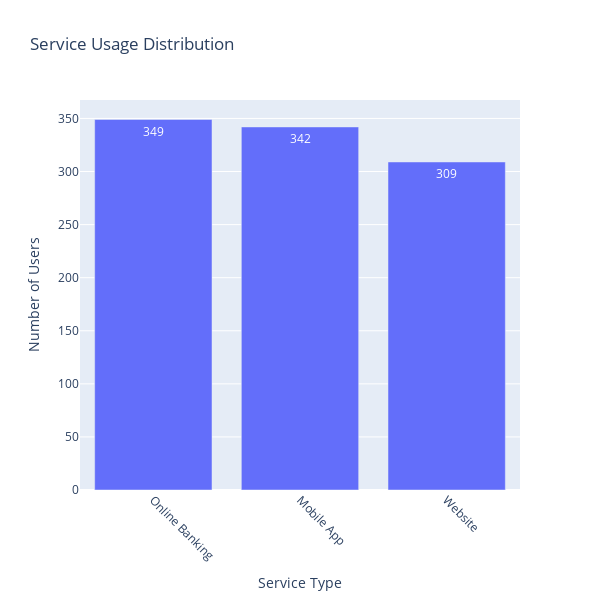

The notebook cell this image was saved under:
### Code cell
fig = px.bar(
    service_usage, 
    x='ServiceUsage', 
    y='count', 
    title='Service Usage Distribution',
    labels={'index': 'Service Type', 'ServiceUsage': 'Number of Users'},
    text='count'
)

fig.update_layout(
    xaxis_title='Service Type',
    yaxis_title='Number of Users',
    xaxis_tickangle=45,
    width=600,
    height=600
)
fig.show()

### Figure 1 — Plotly figure (JSON) as saved in the notebook; plotly's stock layout.template omitted (floating-point values rounded to 4 significant figures)
{"data": [{"hovertemplate": "Number of Users=%{x}<br>count=%{text}<extra></extra>", "legendgroup": "", "marker": {"color": "#636efa", "pattern": {"shape": ""}}, "name": "", "orientation": "v", "showlegend": false, "text": [349.0, 342.0, 309.0], "textposition": "auto", "type": "bar", "x": ["Online Banking", "Mobile App", "Website"], "xaxis": "x", "y": [349, 342, 309], "yaxis": "y"}], "layout": {"barmode": "relative", "height": 600, "legend": {"tracegroupgap": 0}, "title": {"text": "Service Usage Distribution"}, "width": 600, "xaxis": {"anchor": "y", "domain": [0, 1], "tickangle": 45, "title": {"text": "Service Type"}}, "yaxis": {"anchor": "x", "domain": [0, 1], "title": {"text": "Number of Users"}}}}
